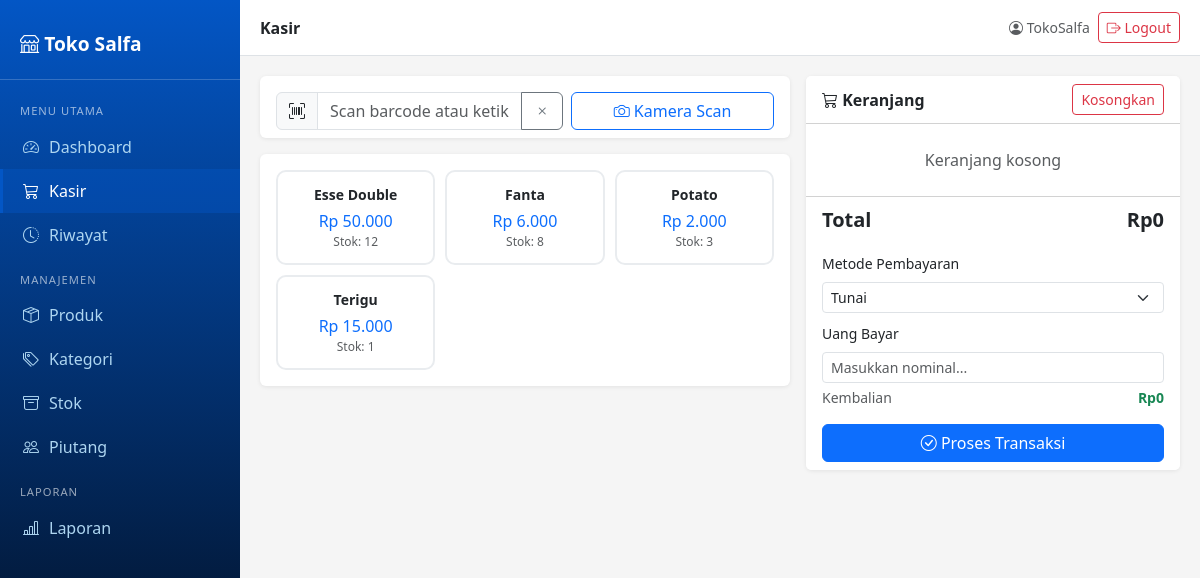
Page /kasir/ (signed in) on the committed database.
### produk/models.py (models this page shows, shortened)
class Produk(models.Model):
    kategori = models.ForeignKey(Kategori, on_delete=models.SET_NULL, null=True, blank=True)
    nama = models.CharField(max_length=200)
    barcode = models.CharField(max_length=100, unique=True, blank=True, null=True)
    harga_jual = models.DecimalField(max_digits=12, decimal_places=0)
    harga_beli = models.DecimalField(max_digits=12, decimal_places=0)
    stok = models.IntegerField(default=0)
    stok_minimum = models.IntegerField(default=5)
    satuan = models.CharField(max_length=20, default='pcs')
    aktif = models.BooleanField(default=True)
    dibuat = models.DateTimeField(auto_now_add=True)
    diubah = models.DateTimeField(auto_now=True)
    class Meta:
        verbose_name_plural = "Produk"

### kasir/views.py (the view)
# urls.py: path('kasir/', include('kasir.urls', namespace='kasir')),
@login_required
def kasir(request):
    produk = Produk.objects.filter(aktif=True).select_related('kategori').order_by('nama')
    pelanggan = Pelanggan.objects.all().order_by('nama')
    return render(request, 'kasir/kasir.html', {
        'produk': produk,
        'pelanggan': pelanggan,
    })

### produk/templatetags/format_rupiah.py (called while the page is built)
@register.filter
def rupiah(value):
    try:
        value = int(value)
        return f"Rp {value:,}".replace(',', '.')
    except (ValueError, TypeError):
        return value

### templates/kasir/kasir.html (shortened to what this page needs)
{% extends 'base.html' %}
{% load format_rupiah %}
{% block page_title %}Kasir{% endblock %}
{% block content %}
<div class="row g-3">
  <div class="col-md-7">
    <div class="card mb-3">
      <div class="card-body pb-2">
        <div class="row g-2">
          <div class="col-md-7">
            <div class="input-group">
              <span class="input-group-text"><i class="bi bi-upc-scan"></i></span>
              <input type="text" id="input-barcode" class="form-control" placeholder="Scan barcode atau ketik nama produk...">
              <button class="btn btn-outline-secondary" type="button" onclick="resetCari()">
                <i class="bi bi-x"></i>
              </button>
            </div>
          </div>
          <div class="col-md-5">
            <button class="btn btn-outline-primary w-100" id="btn-scan">
              <i class="bi bi-camera"></i> Kamera Scan
            </button>
          </div>
        </div>
      </div>
    </div>
    <div class="card">
      <div class="card-body">
        <div class="produk-grid" id="produk-grid">
          {% for p in produk %}
          <div class="produk-card {% if p.stok == 0 %}habis{% endif %}"
               onclick="tambahKeKeranjang({{ p.id }}, '{{ p.nama|escapejs }}', {{ p.harga_jual }}, {{ p.stok }}, '{{ p.satuan }}')"
               data-id="{{ p.id }}" data-nama="{{ p.nama }}" data-harga="{{ p.harga_jual }}"
               data-stok="{{ p.stok }}" data-satuan="{{ p.satuan }}">
            <div class="fw-semibold small">{{ p.nama }}</div>
            <div class="text-primary mt-1">{{ p.harga_jual|rupiah }}</div>
            <div class="text-muted" style="font-size:.75rem">Stok: {{ p.stok }}</div>
          </div>
          {% endfor %}
        </div>
      </div>
    </div>
  </div>
  <div class="col-md-5">
    <div id="panel-kasir">
      <div class="card">
        <div class="card-header bg-white d-flex justify-content-between align-items-center">
          <span class="fw-semibold"><i class="bi bi-cart3"></i> Keranjang</span>
          <button class="btn btn-sm btn-outline-danger" onclick="kosongkanKeranjang()">Kosongkan</button>
        </div>
        <div class="card-body p-0">
          <div id="keranjang-list" style="max-height:300px;overflow-y:auto;padding:0 12px;">
            <div id="keranjang-kosong" class="text-center text-muted py-4">Keranjang kosong</div>
          </div>
        </div>
        <div class="card-footer bg-white">
          <div class="d-flex justify-content-between fw-bold fs-5 mb-3">
            <span>Total</span>
            <span id="total-display">Rp0</span>
          </div>
          <div class="mb-2">
            <label class="form-label small">Metode Pembayaran</label>
            <select class="form-select form-select-sm" id="metode-bayar" onchange="updateMetode()">
              <option value="tunai">Tunai</option>
            </select>
          </div>
          <div id="box-tunai" class="mb-2">
            <label class="form-label small">Uang Bayar</label>
            <input type="number" id="input-bayar" class="form-control form-control-sm"
                   placeholder="Masukkan nominal..." oninput="hitungKembalian()">
            <div class="d-flex justify-content-between mt-1 small">
              <span class="text-muted">Kembalian</span>
              <span id="kembalian-display" class="fw-semibold text-success">Rp0</span>
            </div>
          </div>
          <button class="btn btn-primary w-100 mt-2" onclick="prosesTransaksi()" id="btn-bayar">
            <i class="bi bi-check-circle"></i> Proses Transaksi
          </button>
        </div>
      </div>
    </div>
  </div>
</div>
{% endblock %}

### templates/base.html (shortened to what this page needs)
<!DOCTYPE html>
<html lang="id">
<head>
  <link href="https://cdn.jsdelivr.net/npm/bootstrap@5.3.0/dist/css/bootstrap.min.css" rel="stylesheet">
  <link href="https://cdn.jsdelivr.net/npm/bootstrap-icons@1.11.0/font/bootstrap-icons.css" rel="stylesheet">
</head>
<body>
<div class="sidebar" id="sidebar">
  <div class="brand">
    <i class="bi bi-shop"></i> Toko Salfa
  </div>
  <nav class="mt-2">
    <div class="nav-section">Menu Utama</div>
    <a href="{% url 'dashboard' %}" class="nav-link {% if request.resolver_match.url_name == 'dashboard' %}active{% endif %}">
      <i class="bi bi-speedometer2"></i> Dashboard
    </a>
    <a href="{% url 'kasir:kasir' %}" class="nav-link {% if request.resolver_match.url_name == 'kasir' %}active{% endif %}">
      <i class="bi bi-cart3"></i> Kasir
    </a>
    <a href="{% url 'kasir:riwayat' %}" class="nav-link {% if request.resolver_match.url_name == 'riwayat' or request.resolver_match.url_name == 'detail' or request.resolver_match.url_name == 'batal' %}active{% endif %}">
      <i class="bi bi-clock-history"></i> Riwayat
    </a>
    <div class="nav-section">Manajemen</div>
    <a href="{% url 'produk:list' %}" class="nav-link {% if request.resolver_match.url_name == 'list' and request.resolver_match.namespace == 'produk' %}active{% endif %}">
      <i class="bi bi-box-seam"></i> Produk
    </a>
    <a href="{% url 'produk:kategori' %}" class="nav-link {% if request.resolver_match.url_name == 'kategori' %}active{% endif %}">
      <i class="bi bi-tags"></i> Kategori
    </a>
    <a href="{% url 'stok:list' %}" class="nav-link {% if 'stok' in request.resolver_match.namespace %}active{% endif %}">
      <i class="bi bi-archive"></i> Stok
    </a>
    <a href="{% url 'piutang:list' %}" class="nav-link {% if 'piutang' in request.resolver_match.namespace %}active{% endif %}">
      <i class="bi bi-people"></i> Piutang
    </a>
    <div class="nav-section">Laporan</div>
    <a href="{% url 'laporan:dashboard' %}" class="nav-link {% if 'laporan' in request.resolver_match.namespace %}active{% endif %}">
      <i class="bi bi-bar-chart-line"></i> Laporan
    </a>
  </nav>
</div>
<div class="main-content">
  <div class="topbar">
    <div class="d-flex align-items-center">
      <span class="fw-semibold">{% block page_title %}Dashboard{% endblock %}</span>
    </div>
    <div class="d-flex align-items-center gap-2">
      <span class="text-muted small d-none d-md-inline">
        <i class="bi bi-person-circle"></i> {{ request.user.username }}
      </span>
      <form method="post" action="{% url 'logout' %}" class="d-inline">
        <button type="submit" class="btn btn-sm btn-outline-danger"
                onclick="return confirm('Yakin ingin keluar?')">
          <i class="bi bi-box-arrow-right"></i>
          <span class="d-none d-md-inline">Logout</span>
        </button>
      </form>
    </div>
  </div>
  {% block content %}{% endblock %}
</div>
</body>
</html>

### templates/base.html (style rules this page uses)
body { background-color: #f5f5f5; }
.sidebar { min-height: 100vh; background: linear-gradient(180deg, #0356C5 0%, #02060E 100%); width: 240px; position: fixed; top: 0; left: 0; padding-top: 20px; z-index: 1040; transition: transform 0.3s ease; }
.sidebar .brand { color: white; font-size: 1.2rem; font-weight: bold; padding: 10px 20px 20px; border-bottom: 1px solid rgba(255, 255, 255, 0.2); }
.sidebar .nav-link { color: #aed6f1; padding: 10px 20px; display: flex; align-items: center; gap: 10px; border-left: 3px solid transparent; }
.sidebar .nav-link:hover, .sidebar .nav-link.active { background: rgba(3, 86, 197, 0.4); color: white; border-left: 3px solid #0356C5; }
.sidebar .nav-section { color: rgba(255, 255, 255, 0.6); font-size: 0.7rem; text-transform: uppercase; padding: 15px 20px 5px; letter-spacing: 1px; }
.main-content { margin-left: 240px; padding: 20px; transition: margin-left 0.3s ease; }
.topbar { background: white; padding: 12px 20px; margin: -20px -20px 20px; border-bottom: 1px solid #dee2e6; display: flex; justify-content: space-between; align-items: center; }
.card { border: none; box-shadow: 0 1px 4px rgba(0,0,0,0.08); }

### templates/kasir/kasir.html (style rules this page uses)
.produk-grid { display: grid; grid-template-columns: repeat(auto-fill, minmax(140px, 1fr)); gap: 10px; }
.produk-card { cursor: pointer; border: 2px solid #e9ecef; border-radius: 10px; padding: 12px; text-align: center; transition: all .15s; }
#panel-kasir { position: sticky; top: 20px; }

### rows in the picture
Produk: nama "Esse Double", harga_jual|rupiah "Rp 50.000", stok "12"
Produk: nama "Fanta", harga_jual|rupiah "Rp 6.000", stok "8"
Produk: nama "Potato", harga_jual|rupiah "Rp 2.000", stok "3"
Produk: nama "Terigu", harga_jual|rupiah "Rp 15.000", stok "1"

### other values in the picture
{{ request.user.username }} "TokoSalfa"
